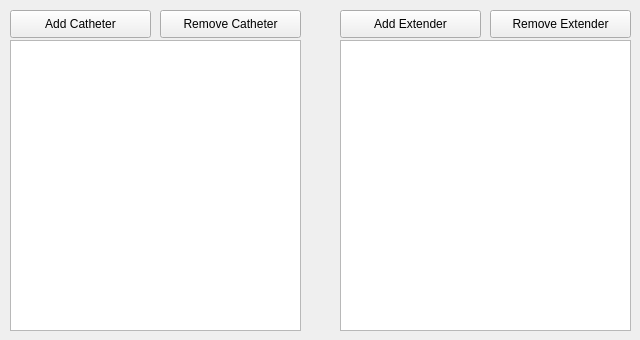
    <widget class="QWidget" name="catheters_tab">
     <attribute name="title">
      <string>Catheters</string>
     </attribute>
     <widget class="QPushButton" name="catheter_1">
      <property name="geometry">
       <rect>
        <x>10</x>
        <y>10</y>
        <width>141</width>
        <height>28</height>
       </rect>
      </property>
      <property name="text">
       <string>Add Catheter</string>
      </property>
     </widget>
     <widget class="QListWidget" name="catheter_list">
      <property name="geometry">
       <rect>
        <x>10</x>
        <y>40</y>
        <width>291</width>
        <height>291</height>
       </rect>
      </property>
     </widget>
     <widget class="QPushButton" name="catheter_2">
      <property name="geometry">
       <rect>
        <x>160</x>
        <y>10</y>
        <width>141</width>
        <height>28</height>
       </rect>
      </property>
      <property name="text">
       <string>Remove Catheter</string>
      </property>
     </widget>
     <widget class="QPushButton" name="remove_extender_b">
      <property name="geometry">
       <rect>
        <x>490</x>
        <y>10</y>
        <width>141</width>
        <height>28</height>
       </rect>
      </property>
      <property name="text">
       <string>Remove Extender</string>
      </property>
     </widget>
     <widget class="QPushButton" name="extender_b">
      <property name="geometry">
       <rect>
        <x>340</x>
        <y>10</y>
        <width>141</width>
        <height>28</height>
       </rect>
      </property>
      <property name="text">
       <string>Add Extender</string>
      </property>
     </widget>
     <widget class="QListWidget" name="extender_list_2">
      <property name="geometry">
       <rect>
        <x>340</x>
        <y>40</y>
        <width>291</width>
        <height>291</height>
       </rect>
      </property>
     </widget>
    </widget>
